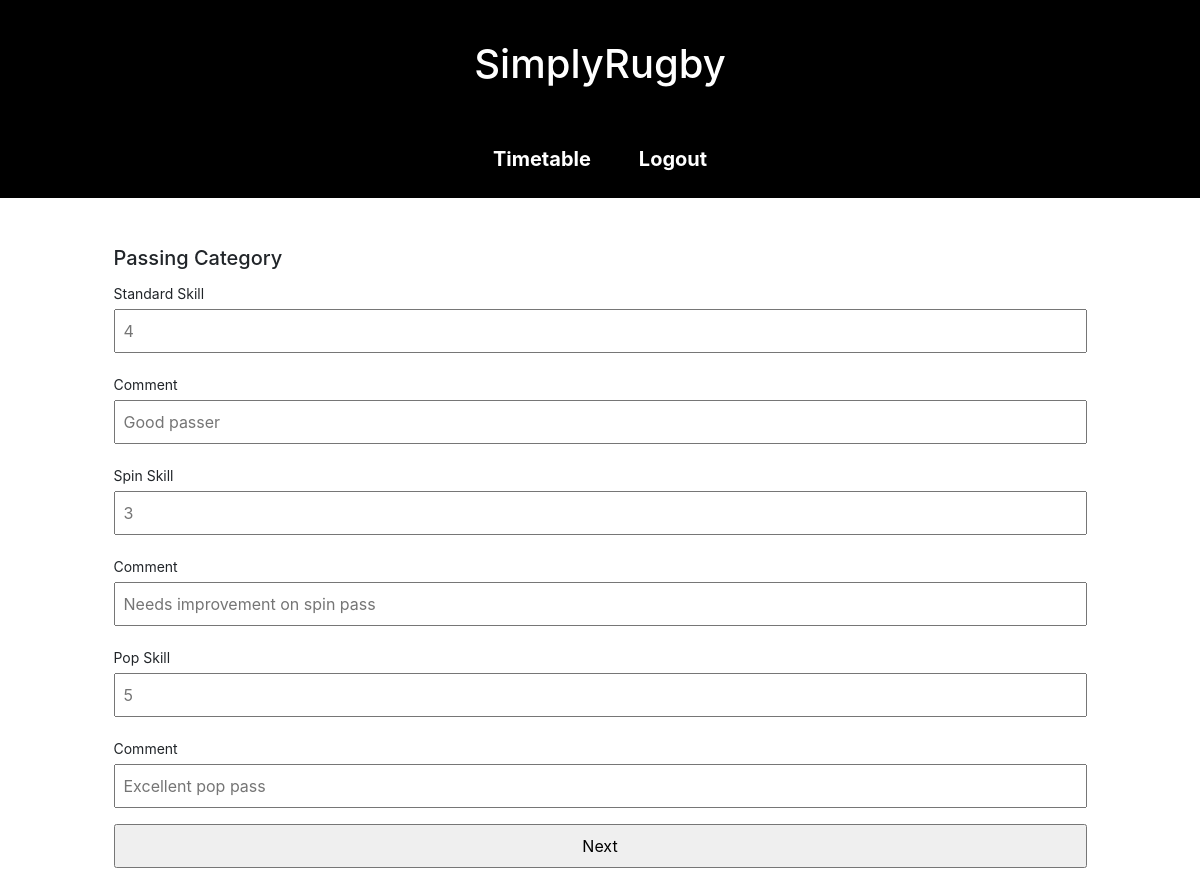
The page /update-junior-skill.php?id=1 (signed in) on the database its author committed.
### tables this page shows
CREATE TABLE junior_skills (
  junior_id INT NOT NULL,
  skill_id INT NOT NULL,
  squad_id INT NOT NULL,
  skill_level INT NOT NULL,
  comment TEXT,
  PRIMARY KEY (junior_id, skill_id),
  FOREIGN KEY (junior_id) REFERENCES juniors(junior_id),
  FOREIGN KEY (skill_id) REFERENCES skills(skill_id)
);

CREATE TABLE skills (
  skill_id  INT PRIMARY KEY AUTO_INCREMENT NOT NULL,
  category varchar(30) NOT NULL,
  skill_name varchar(30) NOT NULL
);

### classes/junior.php (called while the page is built, shortened)
<?php
require_once("classes/utils.php");
class Junior
{
  public static function getJuniorSkills($playerId)
  {
    $conn = Connection::connect();
    $stmt = $conn->prepare(SQL::$getJuniorSkills);
    $stmt->execute([$playerId]);
    $juniors = $stmt->fetchAll();
    return $juniors;
  }
  public static function getJunior($playerId)
  {
    $conn = Connection::connect();
    $stmt = $conn->prepare(SQL::$getJunior);
    $stmt->execute([$playerId]);
    $junior = $stmt->fetch();
    return $junior;
  }
}

### classes/utils.php (called while the page is built, shortened)
<?php
class Utils {
  public static function escape($input) {
    return trim(htmlspecialchars($input));
  }
}

### update-junior-skill.php (the view, shortened to what this page needs)
<?php
require("classes/utils.php");
require("classes/junior.php");
  $junior = Junior::getJunior($_GET["id"]);
$juniorSkills = Junior::getJuniorSkills($_GET["id"]);
$errorMessages = [
    'standard' => 'standardErr',
    'spin' => 'spinErr',
    'pop' => 'popErr',
    'front' => 'frontErr',
    'rear' => 'rearErr',
    'side' => 'sideErr',
    'scrabble' => 'scrabbleErr',
    'drop' => 'dropErr',
    'punt' => 'puntErr',
    'grubber' => 'grubberErr',
    'goal' => 'goalErr'
];
$placeHolders = [
  'standard' => 'standardPlaceholder',
  'spin' => 'spinPlaceholder',
  'pop' => 'popPlaceholder',
  'front' => 'frontPlaceholder',
  'rear' => 'rearPlaceholder',
  'side' => 'sidePlaceholder',
  'scrabble' => 'scrabblePlaceholder',
  'drop' => 'dropPlaceholder',
  'punt' => 'puntPlaceholder',
  'grubber' => 'grubberPlaceholder',
  'goal' => 'goalPlaceholder',
  'standardComment' => 'standardCommentPlaceholder',
  'spinComment' => 'spinCommentPlaceholder',
  'popComment' => 'popCommentPlaceholder',
  'frontComment' => 'frontCommentPlaceholder',
  'rearComment' => 'rearCommentPlaceholder',
  'sideComment' => 'sideCommentPlaceholder',
  'scrabbleComment' => 'scrabbleCommentPlaceholder',
  'dropComment' => 'dropCommentPlaceholder',
  'puntComment' => 'puntCommentPlaceholder',
  'grubberComment' => 'grubberCommentPlaceholder',
  'goalComment' => 'goalCommentPlaceholder'
];
?>
<main class="content-wrapper profile-list-content my-5">
  <form
      method="POST"
      action="<?php echo $_SERVER["PHP_SELF"]; ?>?id=<?php echo $junior["junior_id"];?>">
      <div id="passing-form">
        <h2>Passing Category</h2>
        <?php foreach ($juniorSkills as $playerSkill): ?>
            <?php
            $inputName = strtolower(Utils::escape($playerSkill["skill_name"]));
            $errorMsg = $errorMessages[$inputName] ?? '';
            $skillLevelPlaceholder = $placeHolders[$inputName] ?? '';
            $commentField = strtolower($inputName) . 'Comment';
            $commentPlaceholder = $placeHolders[$commentField] ?? '';
            ?>
        <?php if (Utils::escape($playerSkill["category"]) == "Passing"){
            ?>
            <label  class="col-sm-2 col-form-label-sm"for="<?php echo strtolower($inputName); ?>"><?php if($playerSkill["category"] == "Passing"){ echo Utils::escape($playerSkill["skill_name"]) . ' Skill';} ?></label><br>
            <input type="text" name="<?php echo strtolower($inputName); ?>" placeholder="<?php echo ${$skillLevelPlaceholder}; ?>" value="<?php echo ${strtolower($inputName)};?>">
            <p class="alert alert-danger"><?php echo ${$errorMsg}; ?></p><br>
            <label  class="col-sm-2 col-form-label-sm"for="<?php echo $commentField; ?>"><?php if($playerSkill["category"] == "Passing"){echo'Comment';} ?></label><br>
            <input type="text" name="<?php echo $commentField; ?>" placeholder="<?php echo ${$commentPlaceholder};?>" value="<?php echo ${$commentField};?>">
        <?php } ?>
        <?php endforeach; ?>
        <input type="button" value="Next" onclick="nextTab()">
      </div>
  </form>
  </main>

### css/style.css (style rules this page uses)
* { box-sizing: border-box; }
body { margin: 0; overflow-x: hidden; }
body, button, input, textarea, select { font-family: "Arial", "Helvetica", sans-serif; font-size: 16px; }
.content-wrapper { margin: auto; width: 100%; }
input:not(input.button) { margin-bottom: 16px; padding: 8px; width: 100%; }
@media screen and (min-width:320px) { h2 { font-size: 20px; } }
@media screen and (min-width:320px) { p, body, td, input, select, button { font-family: -apple-system,system-ui,BlinkMacSystemFont,'Segoe UI',Roboto,'Helvetica Neue',Arial,sans-serif; } }
@media screen and (min-width: 950px) { .content-wrapper { width: 973px; } }

### rows shown on the page
junior_skills: skill.skill_name "Standard", standard "4", standardComment "Good passer"
junior_skills: skill.skill_name "Spin", spin "3", spinComment "Needs improvement on spin pass"
junior_skills: skill.skill_name "Pop", pop "5", popComment "Excellent pop pass"
